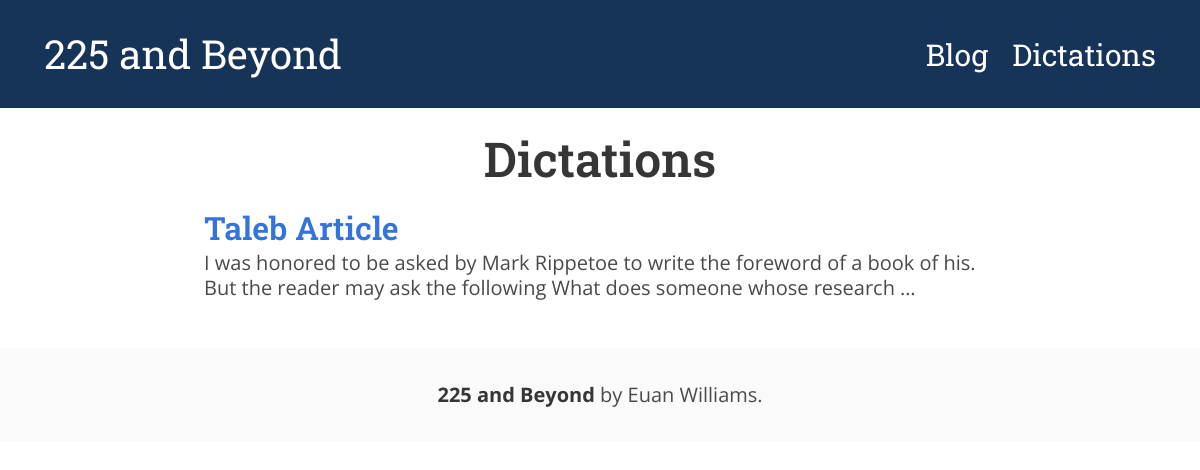
/dictations, run on the app's committed database.
### dictations/models.py (models this page shows, shortened)
class Dictation(models.Model):
    title = models.CharField(max_length=200)
    author = models.ForeignKey(settings.AUTH_USER_MODEL, on_delete=models.SET_NULL, null=True)
    slug = models.SlugField(unique=True)
    audio = models.FileField()
    transcript = models.TextField()
    words = models.TextField()
    difficulty = models.CharField(
        max_length = 1,
        choices = DIFFICULTIES,
        default = 'M'
    )
    created_date = models.DateTimeField(default=timezone.now)
    published_date = models.DateTimeField(default=timezone.now, blank=True, null=True)
    tags = TaggableManager()
    length = models.DurationField()
    def get_absolute_url(self):
        return reverse('dictation_detail_view', args=[str(self.slug)])

### dictations/views.py (the view)
# urls.py: path('dictations', dictations_views.dictation_list_view, name='dictations'),
def dictation_list_view(request):
    dictations = Dictation.objects.all()
    return render(request, 'dictations.html', {'dictations': dictations})

### templates/dictations.html
{% extends "base.html" %}
{% block content %}
<div class="columns is-centered is-mobile">
    <div class="column is-8-tablet is-four-fifths-mobile blog-container">
        <div class="title-container">
            <h2 class="title is-1">Dictations</h2>
        </div>
        {% for dictation in dictations %}
        <div class="post">
            <p class="title is-3"><a href="{{dictation.get_absolute_url}}">{{dictation.title}}</a></p>
            <p class="subtitle is-5">{{dictation.transcript|truncatewords:30}}</p>
        </div>
        {% endfor %}
    </div>
</div>
{% endblock %}

### data on the page
Dictation: title "Taleb Article", transcript "I was honored to be asked by Mark Rippetoe to write the foreword of a book of his. But the reader may ask the following What does someone whose research …"
